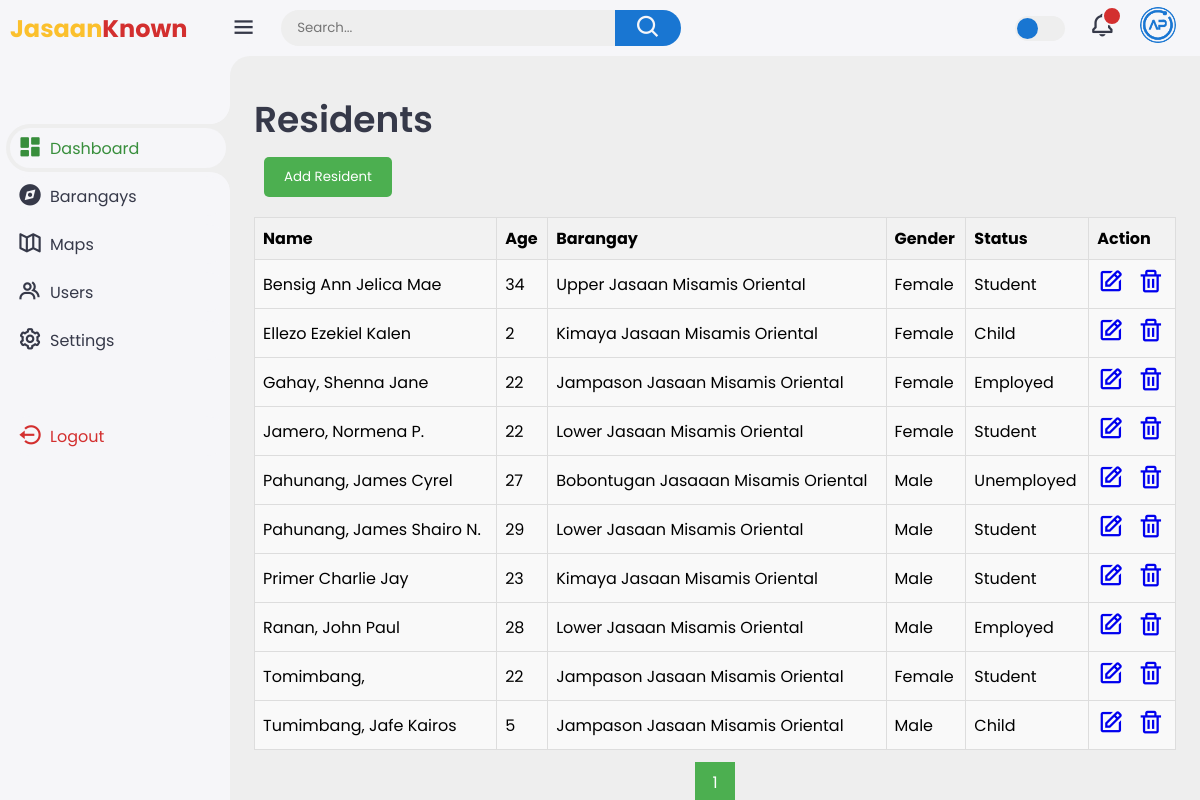
The app's page /residents.php with its own data.
### tables this page shows
CREATE TABLE `resident` (
  `id` int(11) NOT NULL,
  `name` varchar(255) NOT NULL,
  `address` varchar(255) NOT NULL,
  `gender` enum('Male','Female','Other') NOT NULL,
  `age` int(11) NOT NULL,
  `status` enum('Student','Employed','Unemployed','Child','Deceased') NOT NULL,
  `voter` enum('yes','no') NOT NULL DEFAULT 'no',
  `birth_date` date DEFAULT NULL
);

### residents.php (the view, shortened to what this page needs)
<?php
require_once('config.php');
function calculateAge($birthdate) {
    $dob = new DateTime($birthdate);
    $now = new DateTime();
    $difference = $now->diff($dob);
    return $difference->y;
}
$sql = "SELECT COUNT(*) AS total FROM resident";
$result = $conn->query($sql);
$row = $result->fetch_assoc();
$total_records = $row['total'];
$records_per_page = 100;
$total_pages = ceil($total_records / $records_per_page);
$current_page = isset($_GET['page']) ? $_GET['page'] : 1;
$sql = "SELECT * FROM resident ORDER BY name";
$result = $conn->query($sql);
?>
<!DOCTYPE html>
<html lang="en">
<head>
    <link href='https://unpkg.com/boxicons@2.1.4/css/boxicons.min.css' rel='stylesheet'>
    <link rel="stylesheet" href="style.css">
</head>
<body>
    <div class="sidebar">
        <a href="#" class="logo">
            <div class="logo-name"><span>Jasaan</span>Known</div>
        </a>
        <ul class="side-menu">
            <li class="active"><a href="dashboard.php" onclick="redirectTo('dashboard.php')"><i class='bx bxs-dashboard'></i>Dashboard</a></li>
            <li class=""><a href="barangay.php" onclick="redirectTo('barangay.php')"><i class='bx bxs-compass'></i>Barangays</a></li>
            <li class=""><a href="maps.php" onclick="redirectTo('maps.php')"><i class='bx bx-map-alt'></i>Maps</a></li>
            <li class=""><a href="users.php" onclick="redirectTo('users.php')"><i class='bx bx-group'></i>Users</a></li>
            <li class=""><a href="setting.php" onclick="redirectTo('settings.php')"><i class='bx bx-cog'></i>Settings</a></li>
        </ul>
        <ul class="side-menu">
            <li>
                <a href="#" class="logout">
                    <i class='bx bx-log-out-circle'></i>
                    Logout
                </a>
            </li>
        </ul>
    </div>
    <div class="content">
        <nav>
            <i class='bx bx-menu'></i>
            <form action="#">
                <div class="form-input">
                    <input type="search" placeholder="Search...">
                    <button class="search-btn" type="submit"><i class='bx bx-search'></i></button>
                </div>
            </form>
            <label for="theme-toggle" class="theme-toggle"></label>
            <a href="#" class="notif">
                <i class='bx bx-bell'></i>
                <span class="count"></span>
            </a>
            <a href="#" class="profile">
                <img src="images/logo.png">
            </a>
        </nav>
        <main>
            <div class="header">
                <div class="left">
                    <h1>Residents</h1>
                    <button id="addResidentsBtn"><a href="registerR.php" style="text-decoration:none; color:inherit;">Add Resident</a></button>
                </div>
            </div>
            <div class="table-container">
                <table>
                    <thead>
                        <tr>
                            <th>Name</th>
                            <th>Age</th>
                            <th>Barangay</th>
                            <th>Gender</th>
                            <th>Status</th>
                            <th>Action</th>
                        </tr>
                    </thead>
                    <tbody>
                        <?php
                       if ($result->num_rows > 0) {
                        while ($row = $result->fetch_assoc()) {
                            echo "<tr>";
                            echo "<td>" . $row["name"] . "</td>";
                            echo "<td>" . calculateAge($row["birth_date"]) . "</td>";
                            echo "<td>" . $row["address"] . "</td>";
                            echo "<td>" . $row["gender"] . "</td>";
                            echo "<td>" . $row["status"] . "</td>";
                            echo "<td>";
                            echo "<a href='editR.php?id=" . $row["id"] . "' class='edit-btn'><i class='bx bx-edit'></i></a>";
                            echo "<a href='?action=delete&id=" . $row["id"] . "' class='delete-btn' onclick='return confirm(\"Are you sure you want to delete this resident?\")'><i class='bx bx-trash'></i></a>";
                            echo "</td>";
                            echo "</tr>";
                        }
                    } else {
                        echo "<tr><td colspan='6'>No residents found</td></tr>";
                    }
                        ?>
                    </tbody>
                </table>
                <div class="pagination">
                    <?php
                    for ($i = 1; $i <= $total_pages; $i++) {
                        echo "<a href='?page=$i'";
                        if ($i == $current_page) echo " class='active'";
                        echo ">$i</a>";
                    }
                    ?>
                </div>
            </div>
        </main>
    </div>
</body>
</html>

### style.css (style rules this page uses)
:root { --light: #f6f6f9; --primary: #1976D2; --light-primary: #CFE8FF; --grey: #eee; --dark-grey: #AAAAAA; --dark: #363949; --danger: #D32F2F; --light-danger: #FECDD3; --warning: #FBC02D; --light-warning: #FFF2C6; --success: #388E3C; --light-success: #BBF7D0; }
* { margin: 0; padding: 0; box-sizing: border-box; font-family: 'Poppins', sans-serif; }
.bx { font-size: 1.7rem; }
a { text-decoration: none; }
li { list-style: none; }
html { overflow-x: hidden; }
body { background: var(--grey); overflow-x: hidden; }
.sidebar { position: fixed; top: 0; left: 0; background: var(--light); width: 230px; height: 100%; z-index: 2000; overflow-x: hidden; scrollbar-width: none; transition: all 0.3s ease; }
.sidebar .logo { font-size: 24px; font-weight: 700; height: 56px; display: flex; align-items: center; color: var(--danger); z-index: 500; padding-bottom: 20px; box-sizing: content-box; }
.sidebar .logo .logo-name { margin-left: 10px; }
.sidebar .logo .logo-name span { color: var(--warning); }
.sidebar .side-menu { width: 100%; margin-top: 48px; }
.sidebar .side-menu li { height: 48px; background: transparent; margin-left: 6px; border-radius: 48px 0 0 48px; padding: 4px; }
.sidebar .side-menu li.active { background: var(--grey); position: relative; }
.sidebar .side-menu li.active::before { content: ""; position: absolute; width: 40px; height: 40px; border-radius: 50%; top: -40px; right: 0; box-shadow: 20px 20px 0 var(--grey); z-index: -1; }
.sidebar .side-menu li.active::after { content: ""; position: absolute; width: 40px; height: 40px; border-radius: 50%; bottom: -40px; right: 0; box-shadow: 20px -20px 0 var(--grey); z-index: -1; }
.sidebar .side-menu li a { width: 100%; height: 100%; background: var(--light); display: flex; align-items: center; border-radius: 48px; font-size: 16px; color: var(--dark); white-space: nowrap; overflow-x: hidden; transition: all 0.3s ease; }
.sidebar .side-menu li.active a { color: var(--success); }
.sidebar .side-menu li a .bx { min-width: calc(60px - ((4px + 6px) * 2)); display: flex; font-size: 1.6rem; justify-content: center; }
.sidebar .side-menu li a.logout { color: var(--danger); }
.content { position: relative; width: calc(100% - 230px); left: 230px; transition: all 0.3s ease; }
.content nav { height: 56px; background: var(--light); padding: 0 24px 0 0; display: flex; align-items: center; grid-gap: 24px; position: sticky; top: 0; left: 0; z-index: 1000; }
.content nav::before { content: ""; position: absolute; width: 40px; height: 40px; bottom: -40px; left: 0; border-radius: 50%; box-shadow: -20px -20px 0 var(--light); }
.content nav a { color: var(--dark); }
.content nav .bx.bx-menu { cursor: pointer; color: var(--dark); }
.content nav form { max-width: 400px; width: 100%; margin-right: auto; }
.content nav form .form-input { display: flex; align-items: center; height: 36px; }
.content nav form .form-input input { flex-grow: 1; padding: 0 16px; height: 100%; border: none; background: var(--grey); border-radius: 36px 0 0 36px; outline: none; width: 100%; color: var(--dark); }
.content nav form .form-input button { width: 80px; height: 100%; display: flex; justify-content: center; align-items: center; background: var(--primary); color: var(--light); font-size: 18px; border: none; outline: none; border-radius: 0 36px 36px 0; cursor: pointer; }
.content nav .notif { font-size: 20px; position: relative; }
.content nav .notif .count { position: absolute; top: -6px; right: -6px; width: 20px; height: 20px; background: var(--danger); border-radius: 50%; color: var(--light); border: 2px solid var(--light); font-weight: 700; font-size: 12px; display: flex; align-items: center; justify-content: center; }
.content nav .profile img { width: 36px; height: 36px; object-fit: cover; border-radius: 50%; }
.content nav .theme-toggle { display: block; min-width: 50px; height: 25px; background: var(--grey); cursor: pointer; position: relative; border-radius: 25px; }
.content nav .theme-toggle::before { content: ""; position: absolute; top: 2px; left: 2px; bottom: 2px; width: calc(25px - 4px); background: var(--primary); border-radius: 50%; transition: all 0.3s ease; }
.content main { width: 100%; padding: 36px 24px; max-height: calc(100vh - 56px); }
.content main .header { display: flex; align-items: center; justify-content: space-between; grid-gap: 16px; flex-wrap: wrap; }
.content main .header .left h1 { font-size: 36px; font-weight: 600; margin-bottom: 10px; color: var(--dark); }

### records on screen
resident: name "Bensig Ann Jelica Mae", birth_date "34", address "Upper Jasaan Misamis Oriental", gender "Female", status "Student"
resident: name "Ellezo Ezekiel Kalen", birth_date "2", address "Kimaya Jasaan Misamis Oriental", gender "Female", status "Child"
resident: name "Gahay, Shenna Jane", birth_date "22", address "Jampason Jasaan Misamis Oriental", gender "Female", status "Employed"
resident: name "Jamero, Normena P.", birth_date "22", address "Lower Jasaan Misamis Oriental", gender "Female", status "Student"
resident: name "Pahunang, James Cyrel", birth_date "27", address "Bobontugan Jasaaan Misamis Oriental", gender "Male", status "Unemployed"
resident: name "Pahunang, James Shairo N.", birth_date "29", address "Lower Jasaan Misamis Oriental", gender "Male", status "Student"
resident: name "Primer Charlie Jay", birth_date "23", address "Kimaya Jasaan Misamis Oriental", gender "Male", status "Student"
resident: name "Ranan, John Paul", birth_date "28", address "Lower Jasaan Misamis Oriental", gender "Male", status "Employed"
resident: name "Tomimbang,", birth_date "22", address "Jampason Jasaan Misamis Oriental", gender "Female", status "Student"
resident: name "Tumimbang, Jafe Kairos", birth_date "5", address "Jampason Jasaan Misamis Oriental", gender "Male", status "Child"
